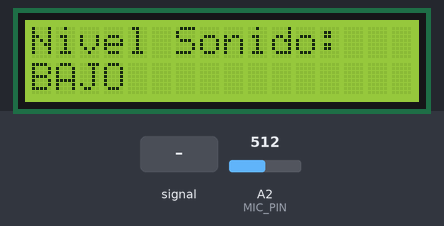
A sketch run on a simulated Arduino Uno, built with avr-gcc and run on an emulated ATmega328P. Shown: 16×2 character LCD. Inputs (shaded band) come from the test bench; at power-on: A2 (MIC_PIN) = 512.

Above: at 2.2 s.
2.3 s: A2 (MIC_PIN) fed a 2 Hz sine of ±306 counts around its level
At 2.78 s:
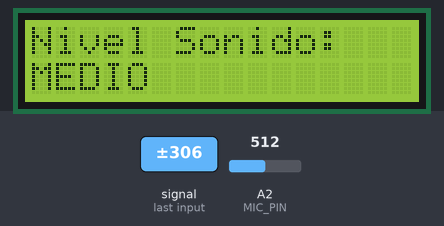
At 4.2 s:
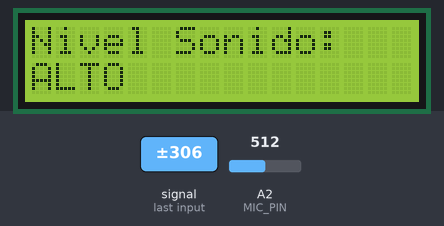
5.3 s: A2 (MIC_PIN) set to 716
Timing chart, 0 to 8.3 s (numbered marks = the images above; inputs shaded):
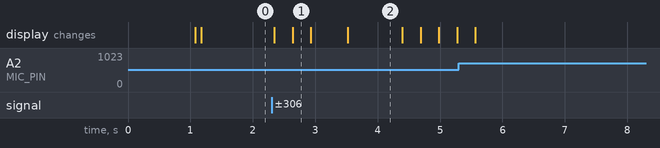

Measured:
- after the input at 2.3 s, the display: first changes after 0.05 s (image 1 shows a later state)
- what the display in image 2 shows lasts 0.9 s, from 3.5 s to 4.4 s

The sketch:

MIC_LCD.ino
```cpp
/*
  VERSION ULTRA SIMPLE
  Microfono en A2 + LCD I2C 0x27
  Solo muestra: BAJO / MEDIO / ALTO
*/

#include <Wire.h>
#include <LiquidCrystal_I2C.h>

LiquidCrystal_I2C lcd(0x27, 16, 2);

const int MIC_PIN = A2;
const int WINDOW_MS = 60;

// Ajustar segun tu ambiente
int TH_LOW  = 110;
int TH_HIGH = 180;

int readPeakToPeak(int windowMs) {
  unsigned long start = millis();
  int minVal = 1023;
  int maxVal = 0;

  while (millis() - start < windowMs) {
    int val = analogRead(MIC_PIN);
    if (val < minVal) minVal = val;
    if (val > maxVal) maxVal = val;
  }
  return maxVal - minVal;
}

const char* getLevel(int p2p) {
  if (p2p < TH_LOW) return "BAJO";
  if (p2p < TH_HIGH) return "MEDIO";
  return "ALTO";
}

void setup() {
  lcd.init();
  lcd.backlight();

  lcd.clear();
  lcd.setCursor(0,0);
  lcd.print("Medidor Sonido");
  delay(1000);
  lcd.clear();
}

void loop() {

  int p2p = readPeakToPeak(WINDOW_MS);
  const char* nivel = getLevel(p2p);

  lcd.setCursor(0,0);
  lcd.print("Nivel Sonido:");

  lcd.setCursor(0,1);
  lcd.print("                "); // limpia linea
  lcd.setCursor(0,1);
  lcd.print(nivel);

  delay(200);
}
```
